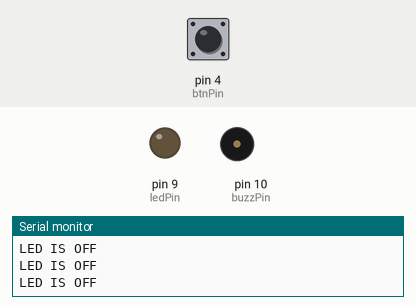
Simulated run of this sketch. Board: Arduino Uno, built with avr-gcc and run on an emulated ATmega328P. Parts: output pins drawn as LEDs (lit = HIGH), buzzer (waves = sounding), the last lines printed to the serial monitor. Dashed ring = blinking. Inputs (shaded band) come from the test bench; at power-on: pin 4 (btnPin) LOW.

Above: at 1.2 s.
1.3 s: pin 4 (btnPin) pulled HIGH for 0.15 s
At 1.39 s:
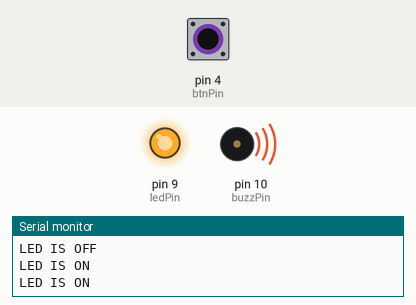
2.9 s: pin 4 (btnPin) pulled HIGH for 1 s
At 5.0 s:
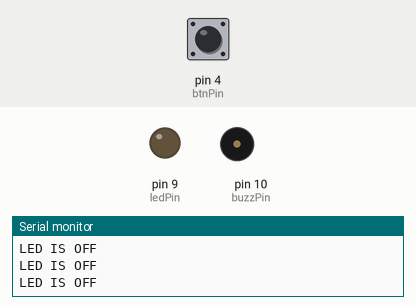
6.9 s: pin 4 (btnPin) pulsed HIGH 2 times (0.12 s each, 0.3 s apart)
At 7.27 s:
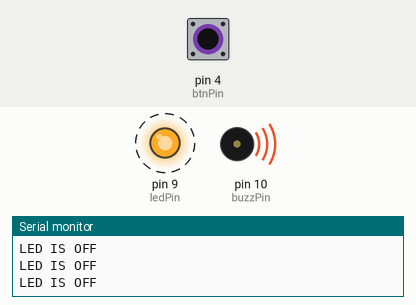
10.5 s: pin 4 (btnPin) driven HIGH
At 10.9 s:
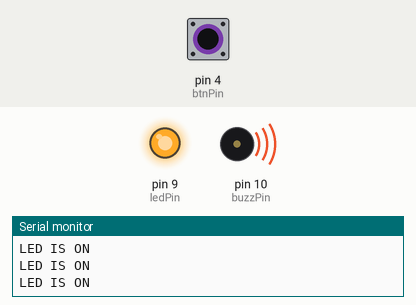
13.5 s: pin 4 (btnPin) driven LOW
At 14.7 s:
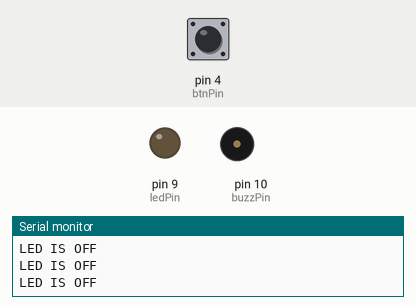
Timing chart, 0 to 16.5 s (numbered marks = the images above; inputs shaded):
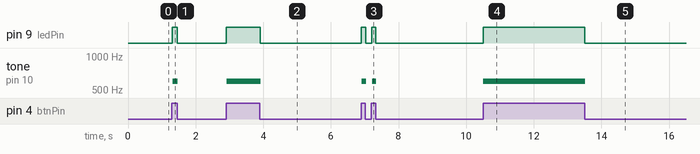

Measured:
- after the input at 1.3 s, pin 9 (ledPin): LOW → HIGH at once, → LOW 0.15 s later; tone on pin 10 (buzzPin): silent → 600 Hz at once, → silent 0.15 s later
- after the input at 2.9 s, pin 9 (ledPin): LOW → HIGH at once, → LOW 1.0 s later; tone on pin 10 (buzzPin): silent → 600 Hz at once, → silent 1.0 s later
- after the input at 6.9 s, pin 9 (ledPin): alternates HIGH for 0.13 s and LOW for 0.17 s, 4 changes in all, then stays LOW, starting at once; tone on pin 10 (buzzPin): alternates 600 Hz for 0.13 s and silent for 0.17 s, 4 changes in all, then stays silent, starting at once
- after the input at 10.5 s, pin 9 (ledPin): LOW → HIGH at once; tone on pin 10 (buzzPin): silent → 600 Hz at once
- after the input at 13.5 s, pin 9 (ledPin): HIGH → LOW at once; tone on pin 10 (buzzPin): 600 Hz → silent at once

The sketch:

led_buzzer_button.ino
```cpp
const int ledPin = 9;
const int btnPin = 4;
const int buzzPin = 10;
int btnState = 0;

void setup() {
  // put your setup code here, to run once:
  Serial.begin(9600);
  pinMode(ledPin, OUTPUT);
  pinMode(btnPin, INPUT);
}

void loop() {
  // put your main code here, to run repeatedly:
  btnState = digitalRead(btnPin);
  if(btnState == HIGH){
    digitalWrite(ledPin, HIGH);
    Serial.println("LED IS ON");
    tone(buzzPin, 600);
  } else {
    digitalWrite(ledPin, LOW);
    Serial.println("LED IS OFF");
    noTone(buzzPin);
  }

}
```
